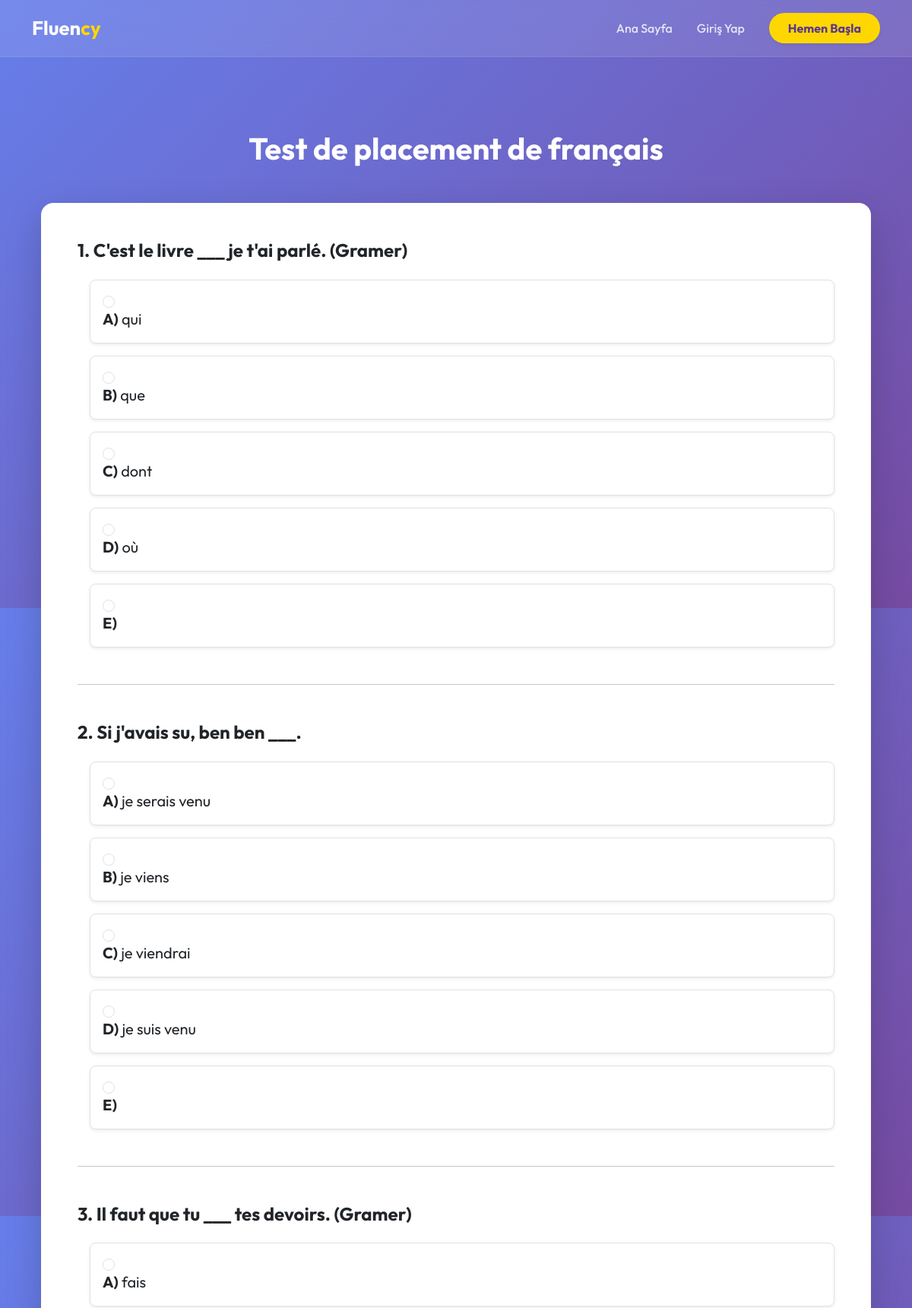
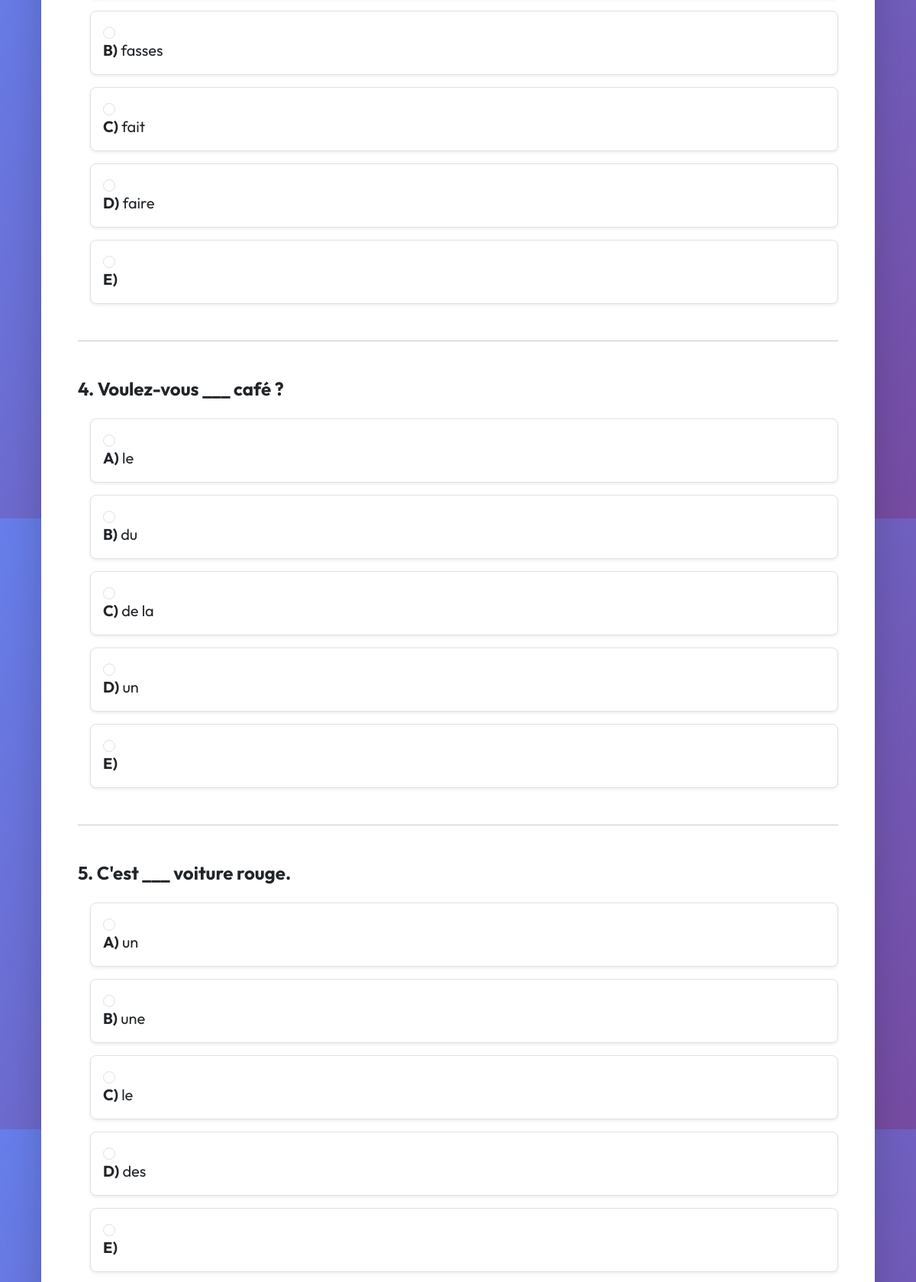
Page /test/fr/ (upper part) on the committed database (2 pictures, top to bottom).
### languages/models.py (models this page shows, shortened)
class Question(models.Model):
    language_code = models.CharField(max_length=5)
    text = models.TextField()
    level = models.CharField(max_length=2)
    option_a = models.CharField(max_length=200)
    option_b = models.CharField(max_length=200)
    option_c = models.CharField(max_length=200)
    option_d = models.CharField(max_length=200)
    correct_answer = models.CharField(max_length=1)

### languages/views.py (the view)
# urls.py: path('test/<str:lang_code>/', views.start_placement_test, name='start_placement_test'),
def start_placement_test(request, lang_code):
    lang_code = lang_code.lower()
    questions = Question.objects.filter(language_code=lang_code).order_by('?')[:15]
    titles = {
        'de': 'Einstufungstest Deutsch',
        'en': 'English Placement Test',
        'fr': 'Test de placement de français',
        'kr': '한국어 레벨 테스트',
        'ar': 'اختبار تحديد المستوى في اللغة العربية',
        'fa': 'آزمون تعیین سطح فارسی'
    }
    current_title = titles.get(lang_code, f'{lang_code.upper()} Placement Test')
    return render(request, 'languages/test.html', {
        'questions': questions,
        'lang_code': lang_code,
        'test_title': current_title
    })

### languages/templates/languages/test.html (shortened to what this page needs)
{% extends "base.html" %}
{% block content %}
<div class="container mt-5 text-white">
    <h1 class="fw-bold text-center mb-5">{{ test_title }}</h1>
    <div class="card p-5 rounded-4 shadow-lg bg-white border-0 mb-5">
        <div style="color: #212529 !important;">
            <form method="post" action="{% url 'evaluate_test' lang_code=lang_code %}">
                {% for question in questions %}
                <div class="mb-5">
                    <h4 class="fw-bold mb-4" style="color: #212529 !important;">
                        {{ forloop.counter }}. {{ question.text }}
                    </h4>
                    <div class="ms-3 mt-3">
                        <div class="form-check mb-3 p-3 border rounded-3 shadow-sm option-container">
                            <input class="form-check-input ms-0 me-3" type="radio" name="question_{{ question.id }}" id="q{{ question.id }}a" value="A" required>
                            <label class="form-check-label fs-5 w-100 cursor-pointer" for="q{{ question.id }}a" style="color: #212529 !important;">
                                <strong>A)</strong> {{ question.option_a }}
                            </label>
                        </div>
                        <div class="form-check mb-3 p-3 border rounded-3 shadow-sm option-container">
                            <input class="form-check-input ms-0 me-3" type="radio" name="question_{{ question.id }}" id="q{{ question.id }}b" value="B">
                            <label class="form-check-label fs-5 w-100 cursor-pointer" for="q{{ question.id }}b" style="color: #212529 !important;">
                                <strong>B)</strong> {{ question.option_b }}
                            </label>
                        </div>
                        <div class="form-check mb-3 p-3 border rounded-3 shadow-sm option-container">
                            <input class="form-check-input ms-0 me-3" type="radio" name="question_{{ question.id }}" id="q{{ question.id }}c" value="C">
                            <label class="form-check-label fs-5 w-100 cursor-pointer" for="q{{ question.id }}c" style="color: #212529 !important;">
                                <strong>C)</strong> {{ question.option_c }}
                            </label>
                        </div>
                        <div class="form-check mb-3 p-3 border rounded-3 shadow-sm option-container">
                            <input class="form-check-input ms-0 me-3" type="radio" name="question_{{ question.id }}" id="q{{ question.id }}d" value="D">
                            <label class="form-check-label fs-5 w-100 cursor-pointer" for="q{{ question.id }}d" style="color: #212529 !important;">
                                <strong>D)</strong> {{ question.option_d }}
                            </label>
                        </div>
                        <div class="form-check mb-3 p-3 border rounded-3 shadow-sm option-container">
                            <input class="form-check-input ms-0 me-3" type="radio" name="question_{{ question.id }}" id="q{{ question.id }}e" value="E">
                            <label class="form-check-label fs-5 w-100 cursor-pointer" for="q{{ question.id }}e" style="color: #212529 !important;">
                                <strong>E)</strong> {{ question.option_e }}
                            </label>
                        </div>
                    </div>
                </div>
                {% if not forloop.last %}
                <hr class="my-5 opacity-25" style="border-color: #212529;">
                {% endif %}
                {% endfor %}
            </form>
        </div>
    </div>
</div>
{% endblock %}

### templates/base.html (style rules this page uses)
body { font-family: 'Outfit', sans-serif; background: linear-gradient(135deg, #667eea 0%, #764ba2 100%); min-height: 100vh; color: #fff; display: flex; flex-direction: column; }

### languages/templates/languages/test.html (style rules this page uses)
.cursor-pointer { cursor: pointer; }
.option-container { transition: all 0.2s ease; background-color: #fff; }

### rows in the picture
Question: text "C'est le livre ___ je t'ai parlé. (Gramer)", option_a "qui", option_b "que", option_c "dont", option_d "où"
Question: text "Si j'avais su, ben ben ___.", option_a "je serais venu", option_b "je viens", option_c "je viendrai", option_d "je suis venu"
Question: text "Il faut que tu ___ tes devoirs. (Gramer)", option_a "fais", option_b "fasses", option_c "fait", option_d "faire"
Question: text "Voulez-vous ___ café ?", option_a "le", option_b "du", option_c "de la", option_d "un"
Question: text "C'est ___ voiture rouge.", option_a "un", option_b "une", option_c "le", option_d "des"

### other values in the picture
{{ test_title }} "Test de placement de français"
